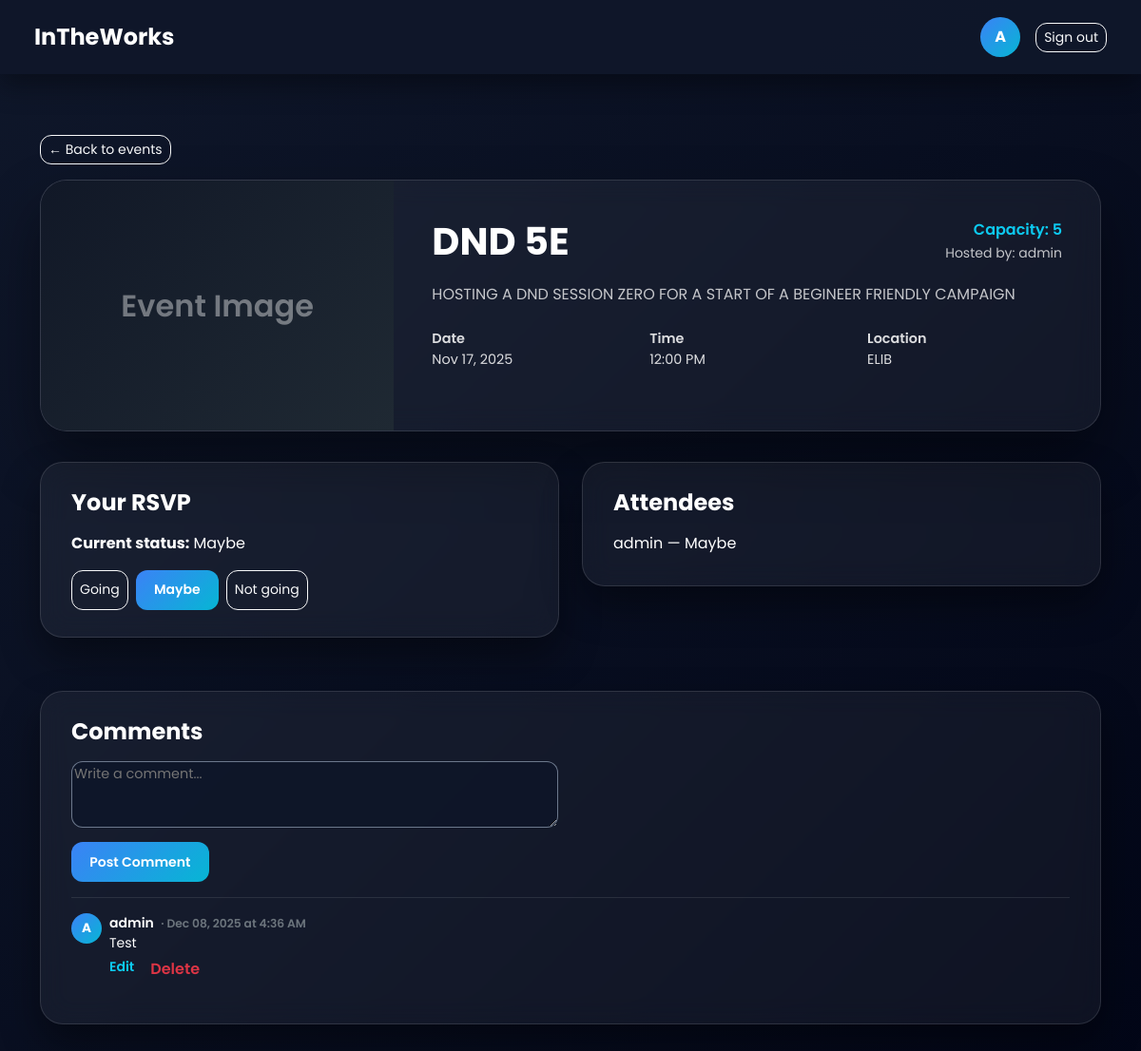
The app's page /events/1/ (signed in), older data.
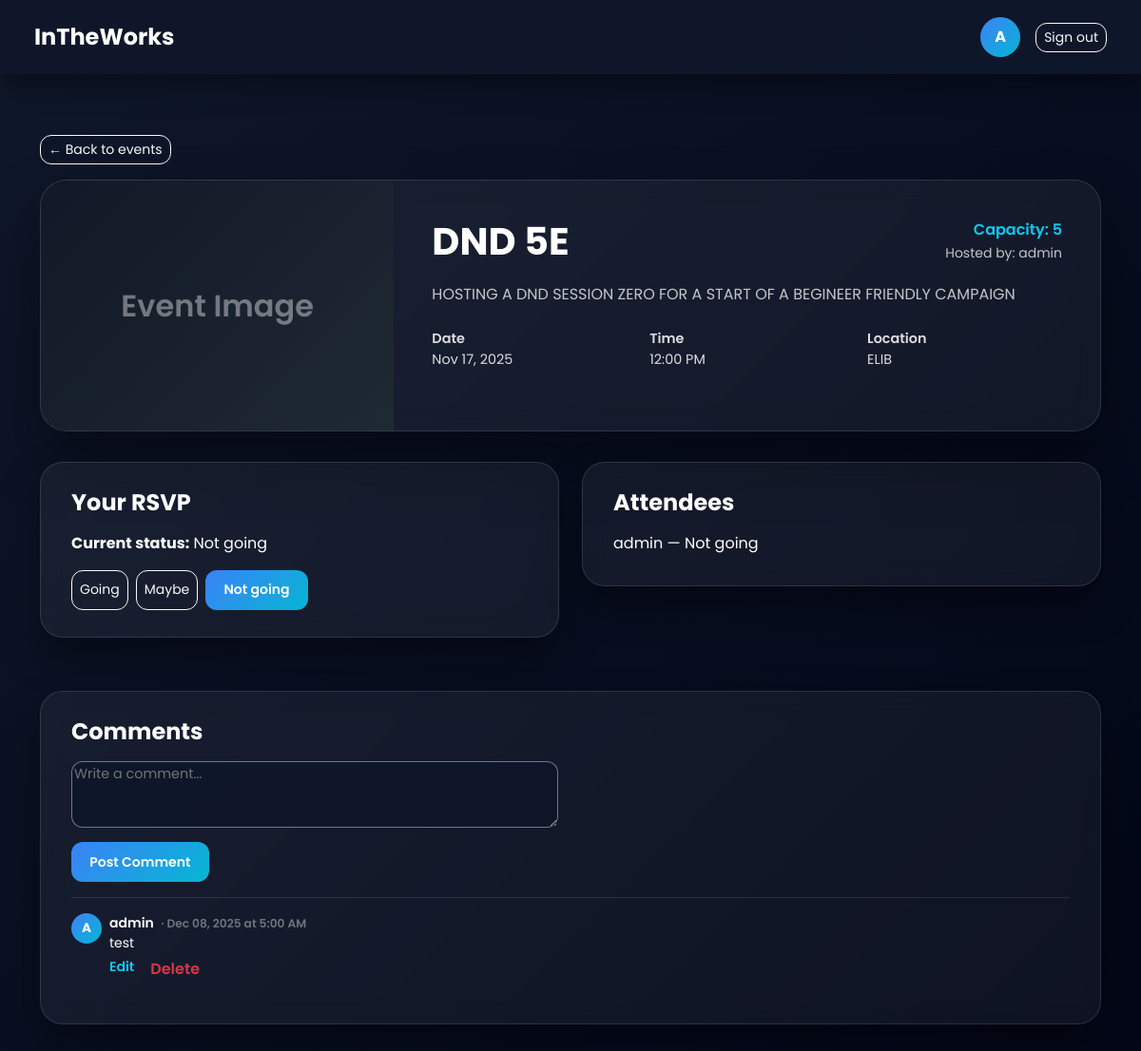
The same page, newer data.
### app/models.py (models this page shows, shortened)
class Event(models.Model):
    PUBLIC = 'public'
    PRIVATE = 'private'
    VISIBILITY_CHOICES = [
        (PUBLIC, 'Public'),
        (PRIVATE, 'Private'),
    ]
    title = models.CharField(max_length=100)
    description = models.TextField(blank=True)
    host = models.ForeignKey(Profile, on_delete=models.CASCADE, related_name='hosted_events')
    location = models.CharField(max_length=255)
    starts_at = models.DateTimeField()
    capacity = models.PositiveIntegerField()
    visibility = models.CharField(max_length=10, choices=VISIBILITY_CHOICES, default=PUBLIC)
    interests = models.ManyToManyField(Interest, blank=True, related_name='events')
    created_at = models.DateTimeField(auto_now_add=True)
    class Meta:
        ordering = ['starts_at']
        indexes = [
            models.Index(fields=['starts_at']),
        ]

class Profile(models.Model):
    user = models.OneToOneField(User, on_delete=models.CASCADE)
    fullname = models.CharField(max_length=100, blank=True)
    birthday = models.DateField(blank=True, null=True)
    phone_number = models.CharField(max_length=20, blank=True)
    display_name = models.CharField(max_length=30, blank=True)
    bio = models.TextField(blank=True)
    interests = models.ManyToManyField('Interest', blank=True)

class RSVP(models.Model):
    class Meta:
        constraints = [models.UniqueConstraint(fields=['user', 'event'], name='unique_rsvp')]
    GOING = 'going'
    MAYBE = 'maybe'
    NO = 'no'
    STATUS_CHOICES = [
        (GOING, 'Going'),
        (MAYBE, 'Maybe'),
        (NO, 'Not going')
    ]
    user = models.ForeignKey(Profile, on_delete=models.CASCADE)
    event = models.ForeignKey(Event, on_delete=models.CASCADE, related_name='rsvps')
    status = models.CharField(max_length=10, choices=STATUS_CHOICES)
    created_at = models.DateTimeField(auto_now_add=True)

class Comment(models.Model):
    event = models.ForeignKey(Event, on_delete=models.CASCADE, related_name='comments')
    author = models.ForeignKey('Profile', on_delete=models.CASCADE, related_name='comments', null=True, blank=True)
    text = models.TextField()
    created_at = models.DateTimeField(auto_now_add=True)
    class Meta:
        ordering = ['created_at']

### app/views.py (the view)
# urls.py: path('events/<int:event_id>/', views.event_detail, name='event_detail'),
@login_required
def event_detail(request, event_id):
    event = get_object_or_404(Event, id=event_id)
    profile = request.user.profile
    if profile.display_name:
        initial = profile.display_name[0].upper()
    else:
        username = request.user.username or ""
        initial = (username[0] if username else "U").upper()
    my_rsvp = RSVP.objects.filter(user=profile, event=event).first()
    attendees = RSVP.objects.filter(event=event)
    if request.method == "POST" and "comment_submit" in request.POST:
        comment_form = CommentForm(request.POST)
        if comment_form.is_valid():
            comment = comment_form.save(commit=False)
            comment.event = event
            comment.author = profile
            comment.save()
            return redirect("event_detail", event_id=event.id)
    else:
        comment_form = CommentForm()
    comments = event.comments.select_related("author", "author__user")
    return render(request, "app/event_detail.html", {
        "event": event,
        "my_rsvp": my_rsvp,
        "attendees": attendees,
        "initial": initial,
        "comment_form": comment_form,
        "comments": comments,
    })

### app/views.py
class CommentForm(ModelForm):
    class Meta:
        model = Comment
        fields = ['text']
        widgets = {
            'text': forms.Textarea(attrs={'rows': 3, 'placeholder': 'Write a comment...'}),}
        labels = {'text': 'Add a comment',}

### app/templates/app/event_detail.html (shortened to what this page needs)
<!doctype html>
<html lang="en">
<head>
  <link href="https://cdn.jsdelivr.net/npm/bootstrap@5.3.3/dist/css/bootstrap.min.css" rel="stylesheet">
</head>
<body>
<nav class="navbar navbar-expand-lg navbar-dark px-4 py-3">
  <div class="container-fluid">
    <a class="navbar-brand fw-bold fs-4" href="{% url 'event_list' %}">InTheWorks</a>
    <div class="ms-auto d-flex gap-3 align-items-center">
      <a href="{% url 'profile' %}" class="text-decoration-none text-white">
        <div class="profile-circle">{{ initial }}</div>
      </a>
      <a href="{% url 'logout' %}" class="btn btn-outline-light btn-sm">
        Sign out
      </a>
    </div>
  </div>
</nav>
<div class="container py-5 mt-3">
  <div class="mb-3">
    <a href="{% url 'event_list' %}" class="btn btn-outline-light btn-sm">
      ← Back to events
    </a>
  </div>
  <div class="event-card row g-0 align-items-stretch">
    <div class="col-md-4">
      <div class="event-image">
        Event Image
      </div>
    </div>
    <div class="col-md-8">
      <div class="event-info">
        <div class="d-flex justify-content-between align-items-start mb-3">
          <div>
            <h1 class="fw-bold mb-1">{{ event.title }}</h1>
          </div>
          <div class="text-end">
            {% if event.capacity %}
              <span class="fw-semibold text-info">
                Capacity: {{ event.capacity }}
              </span>
              <br>
            {% endif %}
            <small class="opacity-75">
              Hosted by: {{ event.host.display_name|default:event.host.user.username }}
            </small>
          </div>
        </div>
        <p class="mb-4 opacity-75">
          {{ event.description|default:"No description provided yet." }}
        </p>
        <div class="row event-meta mb-4">
          <div class="col-sm-4">
            <span class="fw-semibold">Date</span>
            <span>{{ event.starts_at|date:"M d, Y" }}</span>
          </div>
          <div class="col-sm-4">
            <span class="fw-semibold">Time</span>
            <span>{{ event.starts_at|time:"g:i A" }}</span>
          </div>
          <div class="col-sm-4">
            <span class="fw-semibold">Location</span>
            <span>{{ event.location }}</span>
          </div>
        </div>
      </div>
    </div>
  </div>
  <div class="row mt-4">
    <div class="col-md-6 mb-3">
      <div class="card-glass">
        <h4 class="fw-bold mb-3">Your RSVP</h4>
        {% if my_rsvp %}
          <p class="mb-3">
            <strong>Current status:</strong>
            {{ my_rsvp.get_status_display }}
          </p>
        {% else %}
          <p class="mb-3">
            You haven't RSVPed yet.
          </p>
        {% endif %}
        <form method="post" action="{% url 'rsvp_event' event.id %}">
          <div class="d-flex flex-wrap gap-2">
            <button
              type="submit"
              name="status"
              value="going"
              class="btn btn-sm
                {% if my_rsvp and my_rsvp.status == 'going' %}
                  btn-primary
                {% else %}
                  btn-outline-light
                {% endif %}
              ">
              Going
            </button>
            <button
              type="submit"
              name="status"
              value="maybe"
              class="btn btn-sm
                {% if my_rsvp and my_rsvp.status == 'maybe' %}
                  btn-primary
                {% else %}
                  btn-outline-light
                {% endif %}
              ">
              Maybe
            </button>
            <button
              type="submit"
              name="status"
              value="no"
              class="btn btn-sm
                {% if my_rsvp and my_rsvp.status == 'no' %}
                  btn-primary
                {% else %}
                  btn-outline-light
                {% endif %}
              ">
              Not going
            </button>
          </div>
        </form>
      </div>
    </div>
    <div class="col-md-6 mb-3">
      <div class="card-glass">
        <h4 class="fw-bold mb-3">Attendees</h4>
        {% if attendees %}
          <ul class="list-unstyled mb-0">
            {% for rsvp in attendees %}
              <li class="mb-1">
                {{ rsvp.user.display_name|default:rsvp.user.user.username }}
                — {{ rsvp.get_status_display }}
              </li>
            {% endfor %}
          </ul>
        {% else %}
          <p class="mb-0">No RSVPs yet.</p>
        {% endif %}
      </div>
    </div>
  </div>
  <div class="row mt-3">
    <div class="col-12">
      <div class="card-glass">
        <h4 class="fw-bold mb-3">Comments</h4>
        <form method="post" class="mb-3">
          <div class="mb-2">
            {{ comment_form.text }}
          </div>
          <button
            type="submit"
            name="comment_submit"
            class="btn btn-primary btn-sm">
            Post Comment
          </button>
        </form>
        <hr class="border-secondary">
        {% if comments %}
          <ul class="list-unstyled mb-0">
            {% for comment in comments %}
              <li class="mb-3">
                <div class="d-flex align-items-start gap-2">
                  <div
                    style="
                      width: 32px;
                      height: 32px;
                      border-radius: 999px;
                      background: linear-gradient(135deg,#3b82f6,#06b6d4);
                      display:flex;
                      align-items:center;
                      justify-content:center;
                      font-size: 0.85rem;
                      font-weight: 700;
                    ">
                    {% if comment.author.display_name %}
                      {{ comment.author.display_name|first|upper }}
                    {% else %}
                      {{ comment.author.user.username|first|upper }}
                    {% endif %}
                  </div>
                  <div>
                    <div class="small fw-semibold">
                      {{ comment.author.display_name|default:comment.author.user.username }}
                      <span class="text-secondary small ms-1">
                        · {{ comment.created_at|date:"M d, Y" }}
                        at {{ comment.created_at|time:"g:i A" }}
                      </span>
                    </div>
                    <div class="small mb-1">
                      {{ comment.text|linebreaksbr }}
                    </div>
                    {% if comment.author.user == request.user %}
                      <div class="d-flex gap-3 small mt-1">
                        <a href="{% url 'edit_comment' comment.id %}"
                           class="text-info text-decoration-none fw-semibold">
                          Edit
                        </a>
                        <form method="post"
                              action="{% url 'delete_comment' comment.id %}"
                              style="display:inline;">
                          <button type="submit"
                                  class="btn btn-link p-0 m-0 text-danger text-decoration-none small fw-semibold">
                            Delete
                          </button>
                        </form>
                      </div>
                    {% endif %}
                  </div>
                </div>
              </li>
            {% endfor %}
          </ul>
        {% else %}
          <p class="mb-0 text-secondary small">
            No comments yet. Be the first to say something!
          </p>
        {% endif %}
      </div>
    </div>
  </div>
</div>
</body>
</html>

### app/templates/app/event_detail.html (style rules this page uses)
body { font-family: 'Poppins', sans-serif; background: linear-gradient(135deg, #0f172a, #020617); color: #fff; min-height: 100vh; }
.navbar { background: rgba(15, 23, 42, 0.95); box-shadow: 0 10px 30px rgba(0,0,0,.4); }
.profile-circle { width: 42px; height: 42px; border-radius: 50%; background: linear-gradient(135deg, #3b82f6, #06b6d4); display: flex; align-items: center; justify-content: center; font-weight: 700; }
.event-card { background: rgba(255,255,255,0.05); border-radius: 1.75rem; border: 1px solid rgba(255,255,255,.12); box-shadow: 0 30px 60px rgba(0,0,0,.4); backdrop-filter: blur(14px); overflow: hidden; margin-bottom: 2rem; }
.event-image { height: 100%; min-height: 260px; background: linear-gradient(135deg, #111827, #1f2933); display: flex; align-items: center; justify-content: center; font-size: 2rem; font-weight: 600; color: rgba(255,255,255,.4); }
.event-info { padding: 2.5rem; }
.btn-primary { background: linear-gradient(135deg, #3b82f6, #06b6d4); border: none; border-radius: .75rem; padding: .65rem 1.2rem; font-weight: 600; }
.btn-outline-light { border-radius: .75rem; }
.event-meta span { display: block; font-size: .9rem; opacity: .85; }
.card-glass { background: rgba(255,255,255,0.05); border-radius: 1.5rem; border: 1px solid rgba(255,255,255,.12); box-shadow: 0 20px 40px rgba(0,0,0,.4); backdrop-filter: blur(14px); padding: 1.75rem 2rem; margin-bottom: 1.5rem; }
textarea { background: rgba(15,23,42,.85); border-radius: .75rem; border: 1px solid rgba(148,163,184,.7); color: #e5e7eb; font-size: 0.9rem; }

Row changes from the older to the newer data that the page shows:
removed Comment: author.display_name|first "A", author.display_name "admin", created_at "Dec 08, 2025", created_at "4:36 AM", text "Test", shows "Edit"
changed RSVP "admin": status "Maybe" → "Not going"
added Comment: author.display_name|first "A", author.display_name "admin", created_at "Dec 08, 2025", created_at "5:00 AM", text "test", shows "Edit"
